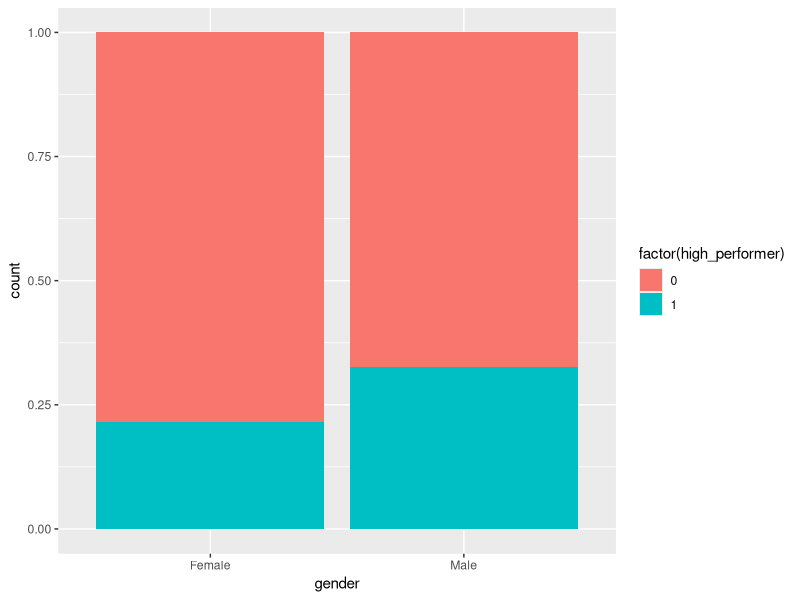
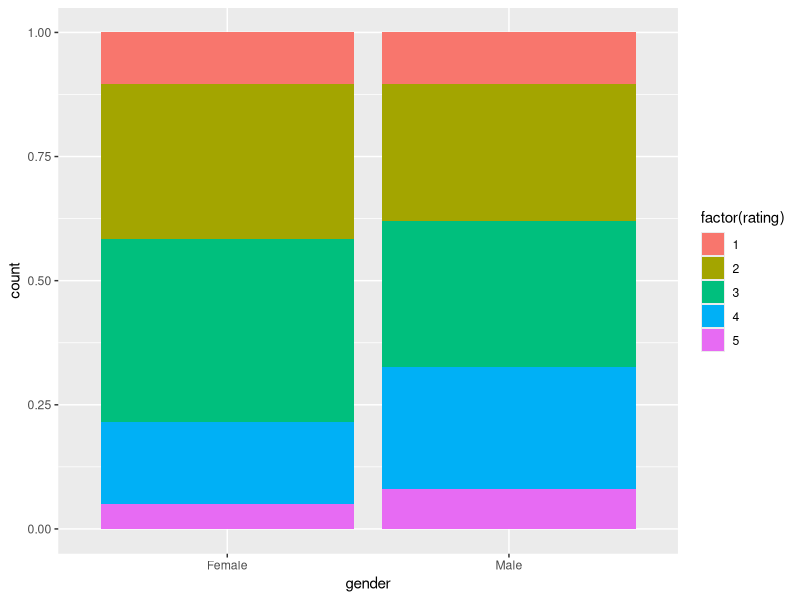
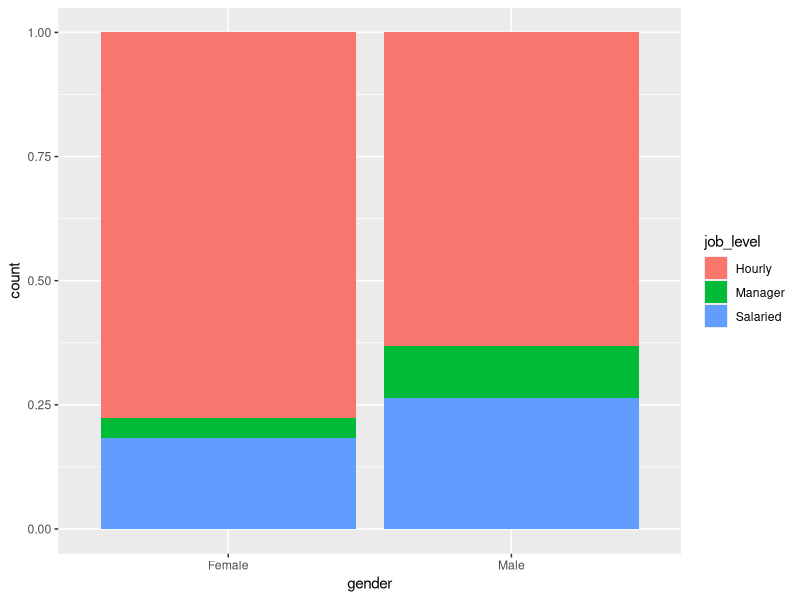
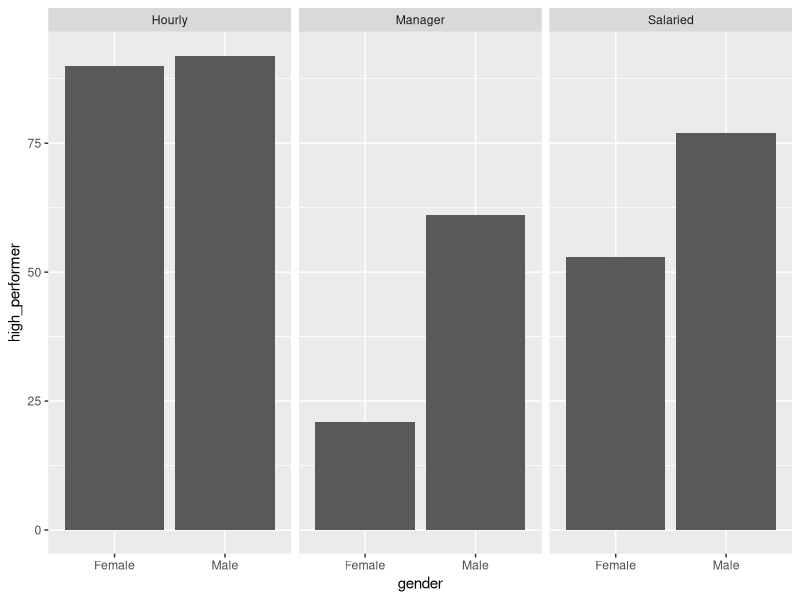

These figures' R source, in order:
# Are performance ratings being given consistently?
# Load libraries
libs <- c( "readr", "dplyr", "ggplot2", "tidyr", "broom" )
lapply( libs, library, character.only = TRUE )

# Import the data
hr_data <- read_csv( "hr_data.csv" )
performance_data <- read_csv( "performance_data.csv" )

# Examine the datasets
summary( hr_data )
summary( performance_data )

# Join the two tables
joined_data <- hr_data |>
  left_join( performance_data, by = "employee_id" )

# Examine the result
joined_data |>
  summary()

# Check whether the average performance rating differs by gender 
joined_data |>
  group_by( gender ) |>
  summarize( avg_rating = mean( rating ) )

# Add the high_performer column
performance <- joined_data |>  
  mutate( high_performer = ifelse( rating >= 4, 1, 0 ) )

# Test whether one gender is more likely to be a high performer
chisq.test( performance$gender, performance$high_performer ) |>
  tidy()

# Is the test result significant?
significant <- chisq.test(performance$gender, performance$high_performer) |> 
  tidy() |>
  pull( p.value ) <= 0.05

# Visualize the distribution of high_performer by gender
performance |>
  ggplot( aes( x = gender, fill = factor( high_performer ) ) ) +
  geom_bar( position = "fill" )

# Visualize the distribution of all ratings by gender
performance |>
  ggplot( aes( x = gender, fill = factor( rating ) ) ) +
  geom_bar( position = "fill" )

# Visualize the distribution of job_level by gender
performance |> 
  ggplot( aes( x = gender, fill = job_level ) ) +
  geom_bar( position = "fill" )

# Test whether men and women have different job level distributions
chisq.test( performance$gender, performance$job_level )

# Visualize the distribution of high_performer by gender, faceted by job level
performance |> 
  ggplot( aes( x = gender, y = high_performer ) ) +
  geom_col( ) +
  facet_wrap( ~ job_level )

# Run a simple logistic regression
logistic_simple <- glm( high_performer ~ gender, family = "binomial", data = performance )

# View a tidy version of the result
logistic_simple |>
  tidy()

# Is the result significant?
significant <- logistic_simple |>
  tidy()|>
  filter( term == "genderMale" ) |>
  pull( p.value ) <= 0.05

# Run a multiple logistic regression
logistic_multiple <- glm( high_performer ~ gender + job_level, family = "binomial", data = performance )

# View the result with summary() or tidy()
logistic_multiple |>
  tidy()

# Is the result significant?  
significant <- logistic_multiple |>
  tidy() |>
  filter( term == "genderMale" ) |>
  pull( p.value ) <= 0.05









